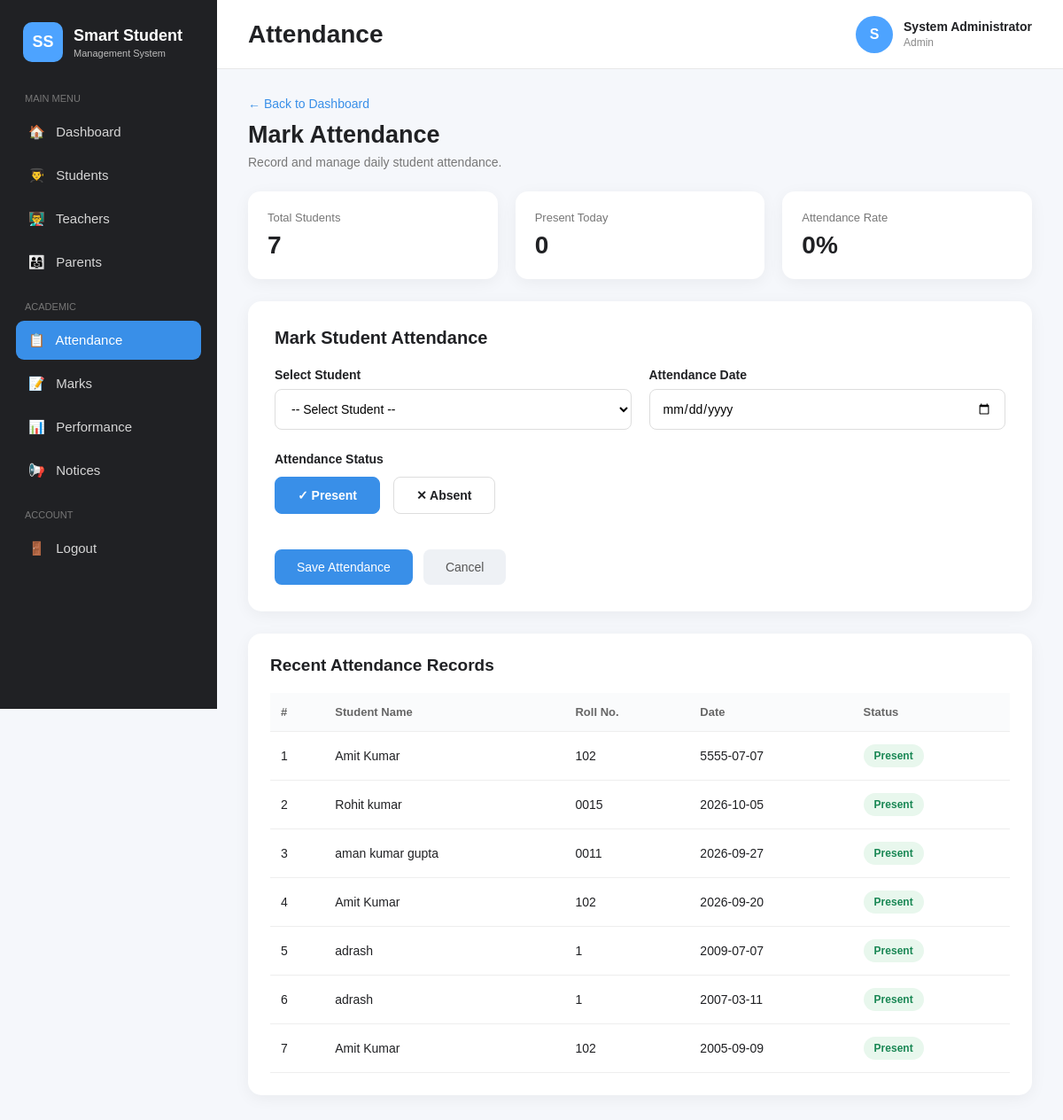
Page /admin/attendance (signed in) on the committed database.
### tables this page shows
CREATE TABLE attendance (
            id INTEGER PRIMARY KEY AUTOINCREMENT,
            student_id INTEGER NOT NULL,
            attendance_date TEXT NOT NULL,
            status TEXT NOT NULL,
            marked_by INTEGER,
            FOREIGN KEY (student_id) REFERENCES students(id),
            FOREIGN KEY (marked_by) REFERENCES users(id)
        );

CREATE TABLE students (
            id INTEGER PRIMARY KEY AUTOINCREMENT,
            user_id INTEGER UNIQUE,
            roll_no TEXT UNIQUE NOT NULL,
            class_name TEXT NOT NULL,
            section TEXT NOT NULL,
            parent_id INTEGER, username TEXT, full_name TEXT, class TEXT, status TEXT DEFAULT 'Active',
            FOREIGN KEY (user_id) REFERENCES users(id)
        );

### app.py (the view, shortened to what this page needs)
@app.route(
    "/admin/attendance",
    methods=["GET", "POST"]
)
@login_required
def admin_attendance():
    if session.get("role") not in [
        "admin",
        "teacher"
    ]:
        return "Access Denied", 403
    error = None
    conn = get_db()
    students = conn.execute(
        """
        SELECT *
        FROM students
        ORDER BY full_name
        """
    ).fetchall()
    attendance_records = conn.execute(
        """
        SELECT
            attendance.id,
            students.full_name,
            students.roll_no,
            attendance.attendance_date,
            attendance.status
        FROM attendance
        JOIN students
        ON students.id = attendance.student_id
        ORDER BY
            attendance.attendance_date DESC,
            attendance.id DESC
        LIMIT 20
        """
    ).fetchall()
    total_today = conn.execute(
        """
        SELECT COUNT(*) AS total
        FROM attendance
        WHERE attendance_date = date('now')
        """
    ).fetchone()["total"]
    present_today = conn.execute(
        """
        SELECT COUNT(*) AS total
        FROM attendance
        WHERE attendance_date = date('now')
        AND status = 'Present'
        """
    ).fetchone()["total"]
    if total_today > 0:
        attendance_rate = round(
            (
                present_today /
                total_today
            ) * 100,
            1
        )
    else:
        attendance_rate = 0
    total_students = conn.execute(
        """
        SELECT COUNT(*) AS total
        FROM students
        """
    ).fetchone()["total"]
    conn.close()
    return render_template(
        "attendance.html",
        students=students,
        attendance_records=attendance_records,
        total_students=total_students,
        present_today=present_today,
        attendance_rate=attendance_rate,
        error=error,
        user_name=session.get("full_name"),
        role=session.get("role", "").title()
    )

### app.py (called while the page is built)
def get_db():
    conn = sqlite3.connect(
        DATABASE,
        timeout=30,
        check_same_thread=False,
        isolation_level=None
    )
    conn.row_factory = sqlite3.Row
    conn.execute("PRAGMA busy_timeout=30000")
    conn.execute("PRAGMA foreign_keys=ON")
    conn.execute("PRAGMA journal_mode=WAL")
    return conn

def login_required(function):
    @wraps(function)
    def wrapper(*args, **kwargs):
        if "user_id" not in session:
            return redirect(url_for("login"))
        return function(*args, **kwargs)
    return wrapper

### templates/attendance.html (shortened to what this page needs)
<!DOCTYPE html>
<html lang="en">
<head>
</head>
<body>
    <aside class="sidebar">
        <div class="logo">
            <div class="logo-box">
                SS
            </div>
            <div class="logo-text">
                <h2>Smart Student</h2>
                <p>Management System</p>
            </div>
        </div>
        <div class="menu-title">
            Main Menu
        </div>
        <div class="menu">
            <a href="{{ url_for('dashboard') }}">
                🏠 &nbsp; Dashboard
            </a>
            <a href="{{ url_for('admin_students') }}">
                👨‍🎓 &nbsp; Students
            </a>
            <a href="{{ url_for('admin_teachers') }}">
                👨‍🏫 &nbsp; Teachers
            </a>
            <a href="{{ url_for('admin_parents') }}">
                👨‍👩‍👧 &nbsp; Parents
            </a>
        </div>
        <div class="menu-title">
            Academic
        </div>
        <div class="menu">
            <a
                href="{{ url_for('admin_attendance') }}"
                class="active"
            >
                📋 &nbsp; Attendance
            </a>
            <a href="{{ url_for('admin_marks') }}">
                📝 &nbsp; Marks
            </a>
            <a href="{{ url_for('admin_performance') }}">
                📊 &nbsp; Performance
            </a>
            <a href="{{ url_for('admin_notices') }}">
                📢 &nbsp; Notices
            </a>
        </div>
        <div class="menu-title">
            Account
        </div>
        <div class="menu">
            <a href="{{ url_for('logout') }}">
                🚪 &nbsp; Logout
            </a>
        </div>
    </aside>
    <main class="main">
        <header class="topbar">
            <h1>
                Attendance
            </h1>
            <div class="user-box">
                <div class="avatar">
                    {{ user_name[0] if user_name else "A" }}
                </div>
                <div class="user-info">
                    <strong>
                        {{ user_name or "System Administrator" }}
                    </strong>
                    <span>
                        {{ role or "Administrator" }}
                    </span>
                </div>
            </div>
        </header>
        <section class="content">
            <a
                href="{{ url_for('dashboard') }}"
                class="back-link"
            >
                ← Back to Dashboard
            </a>
            <div class="page-header">
                <div class="page-title">
                    <h2>
                        Mark Attendance
                    </h2>
                    <p>
                        Record and manage daily student attendance.
                    </p>
                </div>
            </div>
            <div class="summary-grid">
                <div class="summary-card">
                    <span>
                        Total Students
                    </span>
                    <strong>
                        {{ total_students }}
                    </strong>
                </div>
                <div class="summary-card">
                    <span>
                        Present Today
                    </span>
                    <strong>
                       {{ present_today }}
                    </strong>
                </div>
                <div class="summary-card">
                    <span>
                        Attendance Rate
                    </span>
                    <strong>
                       {{ attendance_rate }}%
                    </strong>
                </div>
            </div>
            <div class="attendance-card">
                <h3>
                    Mark Student Attendance
                </h3>
                <form method="POST">
                    <div class="form-grid">
                        <div class="form-group">
                            <label>
                                Select Student
                            </label>
                            <select name="student_id" required>
                                <option value="">
                                    -- Select Student --
                                </option>
                            </select>
                        </div>
                        <div class="form-group">
                            <label>
                                Attendance Date
                            </label>
                            <input
                                type="date"
                                name="attendance_date"
                                required
                            >
                        </div>
                    </div>
                    <div class="status-section">
                        <label>
                            Attendance Status
                        </label>
                        <div class="status-options">
                            <label class="status-option">
                                <span>
                                    ✓ Present
                                </span>
                            </label>
                            <label class="status-option">
                                <span>
                                    ✕ Absent
                                </span>
                            </label>
                        </div>
                    </div>
                    <div class="button-row">
                        <button
                            type="submit"
                            class="btn btn-primary"
                        >
                            Save Attendance
                        </button>
                        <a
                            href="{{ url_for('dashboard') }}"
                            class="btn btn-secondary"
                        >
                            Cancel
                        </a>
                    </div>
                </form>
            </div>
            <div class="table-card">
                <h3>
                    Recent Attendance Records
                </h3>
                <table>
                    <thead>
                        <tr>
                            <th>
                                #
                            </th>
                            <th>
                                Student Name
                            </th>
                            <th>
                                Roll No.
                            </th>
                            <th>
                                Date
                            </th>
                            <th>
                                Status
                            </th>
                        </tr>
                    </thead>
                    <tbody>
                        {% if attendance_records %}
                            {% for record in attendance_records %}
                            <tr>
                                <td>
                                    {{ loop.index }}
                                </td>
                                <td>
                                    {{ record.full_name }}
                                </td>
                                <td>
                                    {{ record.roll_no }}
                                </td>
                                <td>
                                    {{ record.attendance_date }}
                                </td>
                                <td>
                                    {% if record.status == "Present" %}
                                    <span class="badge present">
                                        Present
                                    </span>
                                    {% else %}
                                    <span class="badge absent">
                                        Absent
                                    </span>
                                    {% endif %}
                                </td>
                            </tr>
                            {% endfor %}
                        {% endif %}
                    </tbody>
                </table>
            </div>
        </section>
    </main>
</body>
</html>

### templates/attendance.html (style rules this page uses)
* { margin: 0; padding: 0; box-sizing: border-box; font-family: Arial, Helvetica, sans-serif; }
body { background: #f5f7fb; color: #202124; }
.sidebar { position: fixed; left: 0; top: 0; width: 245px; height: 100vh; background: #202124; color: white; padding: 25px 18px; }
.logo { display: flex; align-items: center; gap: 12px; margin-bottom: 35px; padding-left: 8px; }
.logo-box { width: 45px; height: 45px; background: #4da3ff; border-radius: 10px; display: flex; align-items: center; justify-content: center; font-weight: bold; font-size: 18px; }
.logo-text h2 { font-size: 18px; margin-bottom: 3px; }
.logo-text p { font-size: 11px; color: #bdbdbd; }
.menu-title { color: #777; font-size: 11px; margin: 22px 10px 10px; text-transform: uppercase; }
.menu a { display: block; text-decoration: none; color: #d6d6d6; padding: 13px 14px; margin: 5px 0; border-radius: 9px; font-size: 15px; }
.menu a:hover, .menu a.active { background: #398fe8; color: white; }
.main { margin-left: 245px; min-height: 100vh; }
.topbar { height: 78px; background: white; display: flex; align-items: center; justify-content: space-between; padding: 0 35px; border-bottom: 1px solid #e8e8e8; }
.topbar h1 { font-size: 28px; }
.user-box { display: flex; align-items: center; gap: 12px; }
.avatar { width: 42px; height: 42px; border-radius: 50%; background: #4da3ff; color: white; display: flex; align-items: center; justify-content: center; font-weight: bold; }
.user-info strong { display: block; font-size: 14px; }
.user-info span { font-size: 12px; color: #888; }
.content { padding: 30px 35px; }
.page-header { display: flex; align-items: center; justify-content: space-between; margin-bottom: 25px; }
.page-title h2 { font-size: 27px; margin-bottom: 7px; }
.page-title p { color: #777; font-size: 14px; }
.back-link { display: inline-block; color: #398fe8; text-decoration: none; font-size: 14px; margin-bottom: 12px; }
.attendance-card { background: white; border-radius: 15px; padding: 30px; box-shadow: 0 4px 18px rgba(0, 0, 0, 0.05); margin-bottom: 25px; }
.attendance-card h3 { font-size: 20px; margin-bottom: 22px; }
.form-grid { display: grid; grid-template-columns: repeat(2, 1fr); gap: 20px; }
.form-group { display: flex; flex-direction: column; }
.form-group label { font-size: 14px; font-weight: bold; margin-bottom: 8px; }
.form-group input, .form-group select { width: 100%; padding: 13px 14px; border: 1px solid #ddd; border-radius: 8px; font-size: 14px; outline: none; background: white; }
.status-section { margin-top: 25px; }
.status-section label { font-size: 14px; font-weight: bold; display: block; margin-bottom: 12px; }
.status-options { display: flex; gap: 15px; }
.status-option { position: relative; }
.status-option span { display: inline-block; padding: 12px 25px; border-radius: 8px; border: 1px solid #ddd; cursor: pointer; font-size: 14px; }
.status-option input:checked + span { background: #398fe8; color: white; border-color: #398fe8; }
.button-row { margin-top: 28px; display: flex; gap: 12px; }
.btn { border: none; border-radius: 8px; padding: 12px 25px; font-size: 14px; cursor: pointer; text-decoration: none; }
.btn-primary { background: #398fe8; color: white; }
.btn-secondary { background: #eef1f5; color: #555; }
.summary-grid { display: grid; grid-template-columns: repeat(3, 1fr); gap: 20px; margin-bottom: 25px; }
.summary-card { background: white; border-radius: 14px; padding: 22px; box-shadow: 0 4px 18px rgba(0, 0, 0, 0.05); }
.summary-card span { display: block; color: #777; font-size: 13px; margin-bottom: 8px; }
.summary-card strong { font-size: 28px; }
.table-card { background: white; border-radius: 15px; padding: 25px; box-shadow: 0 4px 18px rgba(0, 0, 0, 0.05); overflow-x: auto; }
.table-card h3 { margin-bottom: 20px; font-size: 19px; }
table { width: 100%; border-collapse: collapse; min-width: 700px; }
th, td { padding: 14px 12px; text-align: left; border-bottom: 1px solid #eee; font-size: 14px; }
th { color: #666; font-size: 13px; background: #fafbfc; }
.badge { display: inline-block; padding: 6px 12px; border-radius: 20px; font-size: 12px; font-weight: bold; }
.present { background: #e8f7ed; color: #198754; }

### rows in the picture
attendance: full_name "Amit Kumar", roll_no "102", attendance_date "5555-07-07", status "Present"
attendance: full_name "Rohit kumar", roll_no "0015", attendance_date "2026-10-05", status "Present"
attendance: full_name "aman kumar gupta", roll_no "0011", attendance_date "2026-09-27", status "Present"
attendance: full_name "Amit Kumar", roll_no "102", attendance_date "2026-09-20", status "Present"
attendance: full_name "adrash", roll_no "1", attendance_date "2009-07-07", status "Present"
attendance: full_name "adrash", roll_no "1", attendance_date "2007-03-11", status "Present"
attendance: full_name "Amit Kumar", roll_no "102", attendance_date "2005-09-09", status "Present"

### other values in the picture
{{ user_name[0] if user_name else "A" }} "S"
{{ user_name or "System Administrator" }} "System Administrator"
{{ role or "Administrator" }} "Admin"
{{ total_students }} "7"
{{ present_today }} "0"
{{ attendance_rate }} "0"
